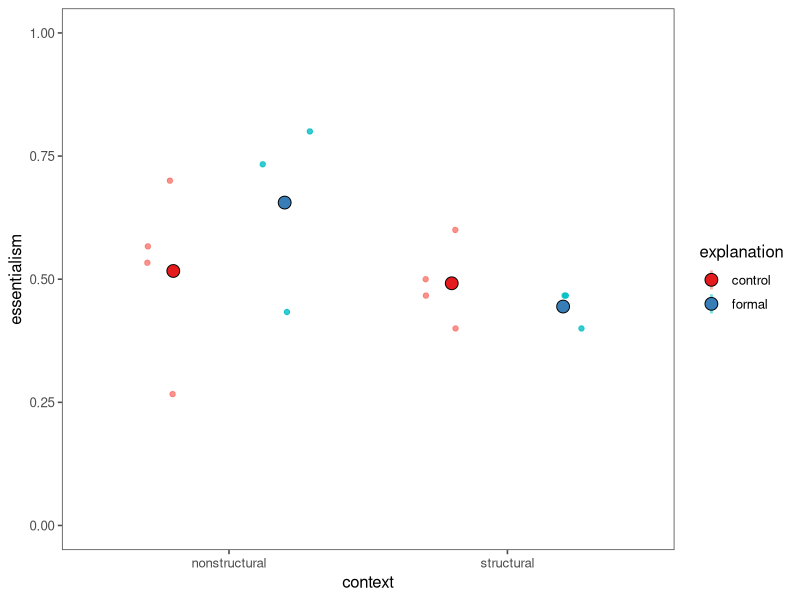
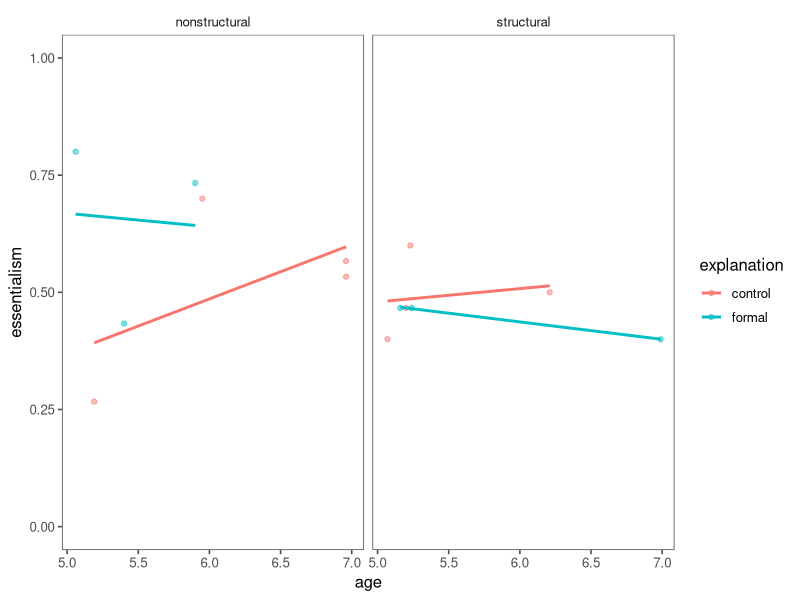
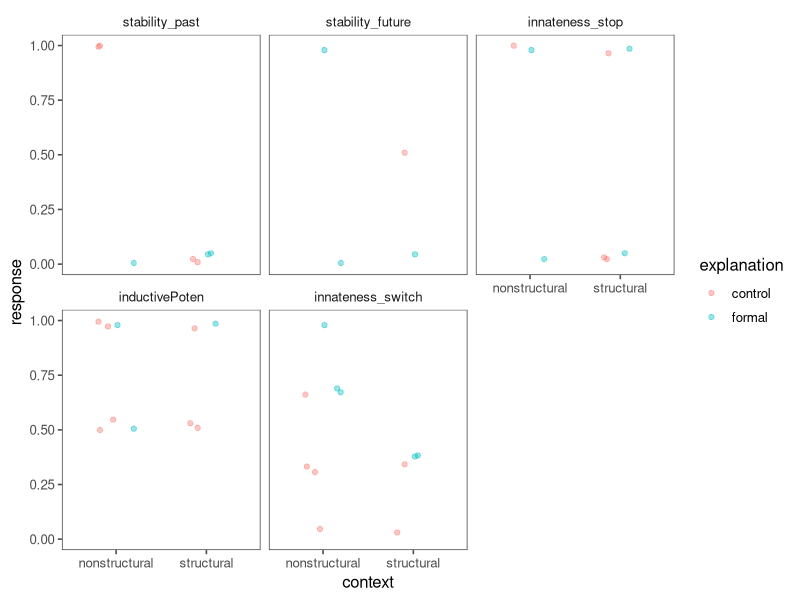
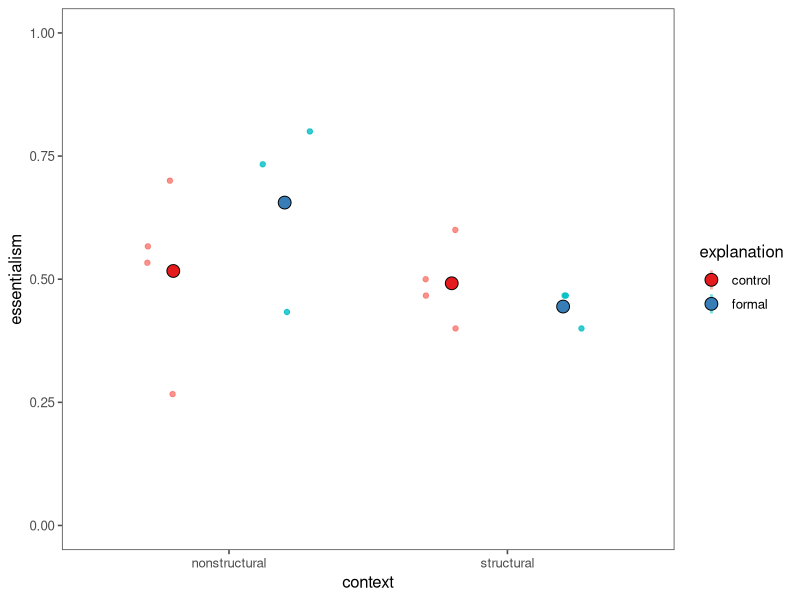
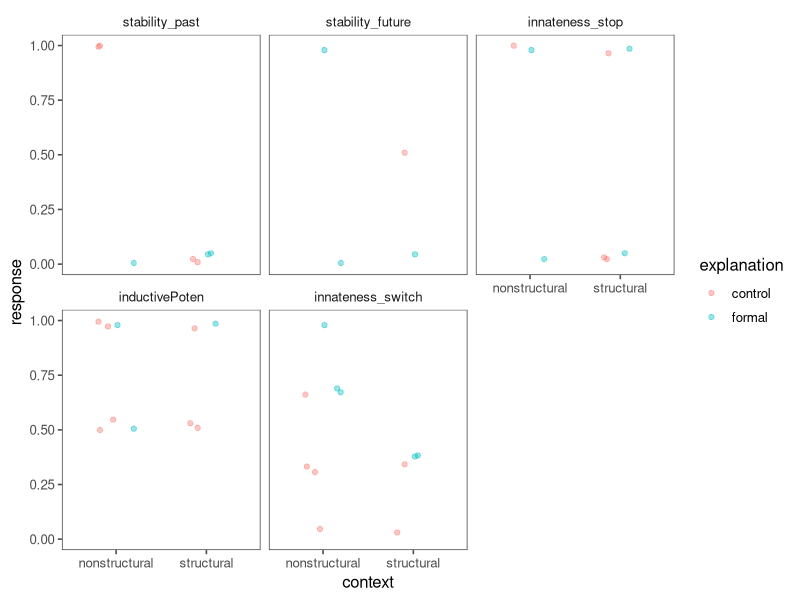

Recreate these plots in R, in order. (Note: this script raises an error after producing the figures.)
## ---- chunk 1
# pwr.t.test(d = cohensD(essentialism ~ context * explanation, data = df.means_subj),
#            power = 0.8,
#            sig.level = 0.05)
## ---- chunk 2
require("knitr")
## ---- chunk 3
#### Load relevant libraries and functions
library(tidyverse)


#### Import data for analysis
df.data <- read_csv("../data/FYP_data_pilot_children_1.csv")
## ---- chunk 4
#### Data exclusion / filtering
# Record exclusions: experimentor error, age
df.excl <- tibble(
  exp_error = sum(df.data$exp_error == "yes"),
  age = sum(df.data$age < 5 | df.data$age >= 7)
  )

# Exclude subjects: experimentor error, age
df.data <- df.data %>%
  filter(exp_error == "No" & 
           (age >= 5 & age < 7)) %>%
  select(-exp_error, -starts_with("check")) # Delete exp_error, check columns
## ---- chunk 5
#### Memory check analysis






## ---- chunk 6
#### Demographics analysis
# Add age categorical variable
df.data <- df.data %>% 
  mutate(age_cat = case_when(
    age < 5 ~ "4",
    age >= 5 & age < 6 ~ "5",
    age >= 6 & age < 7 ~ "6",
    age >= 7 ~ "7"))
# Age
df.dem_age <- df.data %>%
  count(age_cat)

# Gender
df.dem_gender <- df.data %>%
  count(gender)
## ---- chunk 7
#### Prepare data for analysis

# Recode essentialism dependent measures
df.data$stability_past <- df.data$stability_past %>% 
  recode("No" = 0,
         "Maybe" = 0.5,
         "Yes" = 1)
df.data$stability_future <- df.data$stability_future %>% 
  recode("No" = 0,
         "Maybe" = 0.5,
         "Yes" = 1)
df.data$innateness_stop <- df.data$innateness_stop %>% 
  recode("No" = 1,
         "Maybe" = 0.5,
         "Yes" = 0)
df.data$innateness_switch <- 
  if_else(df.data$cb == "girlsYellow", 
          (recode(df.data$innateness_switch,
                  "For sure Green-Ball" = 0,
                  "Maybe Green-Ball" = 1/3,
                  "Maybe Yellow-Ball" = 2/3,
                  "For sure Yellow-Ball" = 1)),
          (recode(df.data$innateness_switch,
                  "For sure Green-Ball" = 1,
                  "Maybe Green-Ball" = 2/3,
                  "Maybe Yellow-Ball" = 1/3,
                  "For sure Yellow-Ball" = 0)))
df.data$inductivePoten <- df.data$inductivePoten %>% 
  recode("Just this girl" = 0,
         "A few girls" = 0.5,
         "A whole lot of girls" = 1)

# Gather to tidy long form
df.tidy <- df.data %>% 
  select(-starts_with("check"), -ends_with("expl")) %>% 
  gather(question, response, "stability_past":"innateness_switch")

# Order questions
df.tidy$question <-  df.tidy$question %>% 
  factor(levels=c('stability_past','stability_future','innateness_stop','inductivePoten', 'innateness_switch'))

# Calculate overall essentialism measure per subject
df.means_subj <- df.tidy %>% 
  group_by(subject, age, context, explanation) %>% 
  summarize(essentialism = mean(response, na.rm = TRUE))
## ---- chunk 8
# Overall essentialism measure across subjects by condition
df.means <- df.tidy %>%
  group_by(context, explanation) %>% 
  summarize(essentialism = mean(response, na.rm = TRUE),
            sd = sd(response, na.rm = TRUE), 
            n = length(unique(subject)))
df.means
## ---- chunk 9
# Set visualization theme
theme_set(
  ggthemes::theme_few()
)
## ---- chunk 10
# Essentialism by context and explanation
ggplot(df.means_subj, aes(x = context, y = essentialism, fill = explanation, color = explanation)) +
  geom_point(position = position_jitterdodge(jitter.width = 0.2, dodge.width = 0.8),
             alpha = 0.8) + 
  stat_summary(fun.data = "mean_cl_boot",
               position = position_dodge(width = 0.8),
               geom = "linerange",
               size = 1,
               alpha = 0.5) +
  stat_summary(fun.y = "mean",
               position = position_dodge(width = 0.8),
               geom = "point",
               shape = 21,
               color = "black",
               size = 4) +
  scale_fill_brewer(palette = "Set1") +
  scale_y_continuous(limits = c(0, 1))
ggsave("FYP_pilot_children_1_contextExpl.png")

# Essentialism by explanation over age, faceted by context
ggplot(df.means_subj, aes(x = age, y = essentialism, fill = explanation, color = explanation)) +
  facet_wrap(~ context) +
  geom_point(alpha = 0.5) + 
  geom_smooth(method = "lm", se = FALSE) +
  scale_fill_brewer(palette = "Set1") +
  scale_y_continuous(limits = c(0, 1))

# Essentialism by context and explanation, faceted by DV
ggplot(df.tidy, aes(x = context, y = response, fill = explanation, color = explanation)) +
  facet_wrap(~ question) +
  geom_point(alpha = 0.4,
             position = position_jitterdodge(jitter.width = 0.2, jitter.height = 0.05, dodge.width = 0.4)) + 
  scale_fill_brewer(palette = "Set1") +
  scale_y_continuous(limits = c(0, 1))
ggsave("FYP_pilot_children_1_contextExpl_DV.png")

# Essentialism by context and explanation, faceted by DV
ggplot(df.tidy, aes(x = response, fill = explanation)) +
  facet_grid(context ~question) +
  geom_histogram(alpha = 0.4) + 
  scale_fill_brewer(palette = "Set1") +
  scale_x_continuous(breaks = pretty_breaks())
ggsave("FYP_pilot_children_1_contextExpl_DV_hist.png")
## ---- chunk 11
df.means_subj %>% 
  aov(essentialism ~ 1 + context * explanation, .) %>% 
  summary()
## ---- chunk 12

